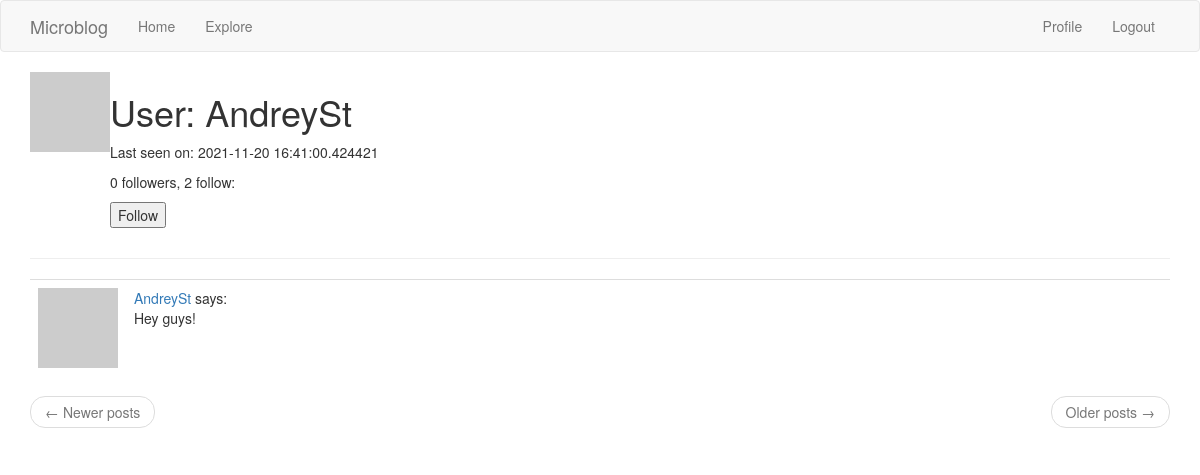
The app's page /user/AndreySt (signed in), older data.
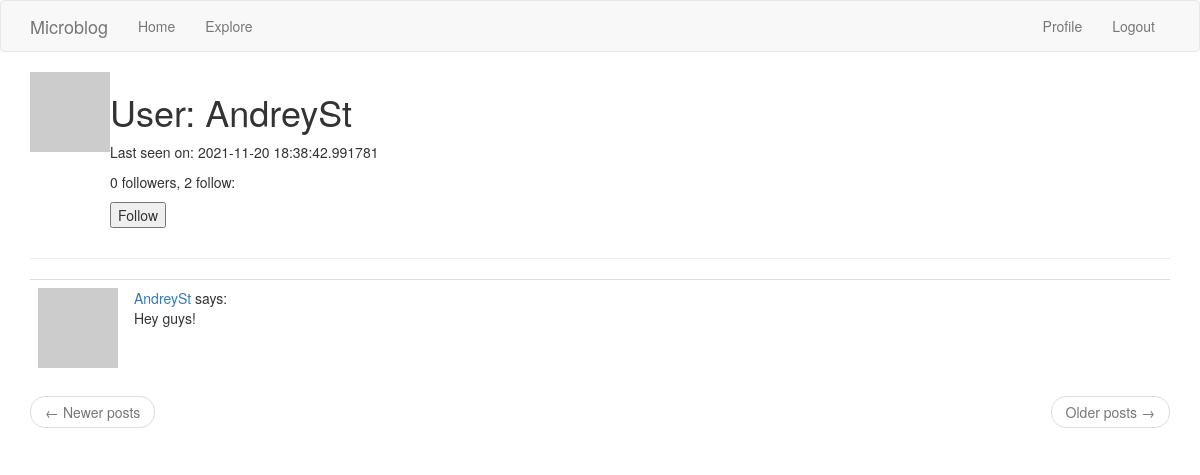
The same page, newer data.
### app/models.py (models this page shows, shortened)
class User(UserMixin, db.Model):
    id = db.Column(db.Integer, primary_key=True)
    username = db.Column(db.String(64), index=True, unique=True)
    email = db.Column(db.String(120), index=True, unique=True)
    password_hash = db.Column(db.String(128))
    posts = db.relationship('Post', backref='author', lazy='dynamic')
    about_me = db.Column(db.String(140))
    last_seen = db.Column(db.DateTime, default=datetime.utcnow)
    followed = db.relationship('User', secondary=followers,
                               primaryjoin=(followers.c.follower_id == id),
                               secondaryjoin=(followers.c.followed_id == id),
                               backref=db.backref('followers', lazy='dynamic'),
                               lazy='dynamic')
    def avatar(self, size):
        digest = md5(self.email.lower().encode('utf-8')).hexdigest()
        return f'https://www.gravatar.com/avatar/{digest}?d=identicon&s={size}'
    def is_following(self, user):
        return self.followed.filter(
            followers.c.followed_id == user.id
        ).count() > 0

### app/routes.py (the view)
@app.route('/user/<username>')
@login_required
def user(username):
    user = User.query.filter_by(username=username).first_or_404()
    page = request.args.get('page', 1, type=int)
    posts = user.posts.order_by(Post.timestamp.desc()).paginate(
        page, app.config['POSTS_PER_PAGE'], False)
    next_url = url_for('user', username=user.username, page=posts.next_num) \
        if posts.has_next else None
    prev_url = url_for('user', username=user.username, page=posts.prev_num) \
        if posts.has_prev else None
    form = EmptyForm()
    return render_template('user.html',
                           user=user,
                           posts=posts.items,
                           next_url=next_url,
                           prev_url=prev_url,
                           form=form)

### app/forms.py
class EmptyForm(FlaskForm):
    submit = SubmitField('Submit')

### app/models.py (called while the page is built)
@login.user_loader
def load_user(id):
    return User.query.get(int(id))

### app/routes.py (called while the page is built)
@app.before_request
def before_request():
    if current_user.is_authenticated:
        current_user.last_seen = datetime.utcnow()
        db.session.commit()

### app/templates/user.html (shortened to what this page needs)
{% extends "base.html" %}
{% block app_content %}
    <table>
        <tr valign="top">
            <td><img src="{{ user.avatar(128) }}"></td>
            <td>
                <h1>User: {{user.username}}</h1>
                {% if user.last_seen %}<p>Last seen on: {{ user.last_seen }}</p>{% endif %}
                <p>{{ user.followers.count() }} followers, {{ user.followed.count() }} follow:</p>
                {% if user == current_user %}
                <p><a href="{{ url_for('edit_profile') }}">Edit your profile</a></p>
                {% elif not current_user.is_following(user) %}
                <p>
                    <form action="{{ url_for('follow', username=user.username) }}", method="post">
                        {{ form.submit(value='Follow') }}
                    </form>
                </p>
                {% endif %}
            </td>
        </tr>
    </table>
    <hr>
    {% for post in posts %}
        {% include '_post.html' %}
    {% endfor %}
    <nav aria-label="...">
        <ul class="pager">
            <li class="previous{% if not prev_url %} disabled{% endif %}">
                <a href="{{ prev_url or '#' }}">
                    <span aria-hidden="true">&larr;</span> Newer posts
                </a>
            </li>
            <li class="next{% if not next_url %} disabled{% endif %}">
                <a href="{{ next_url or '#' }}">
                    Older posts <span aria-hidden="true">&rarr;</span>
                </a>
            </li>
        </ul>
    </nav>
{% endblock %}

Row changes from the older to the newer data that the page shows:
changed User "AndreySt": last_seen "2021-11-20 16:41:00.424421" → "2021-11-20 18:38:42.991781"
